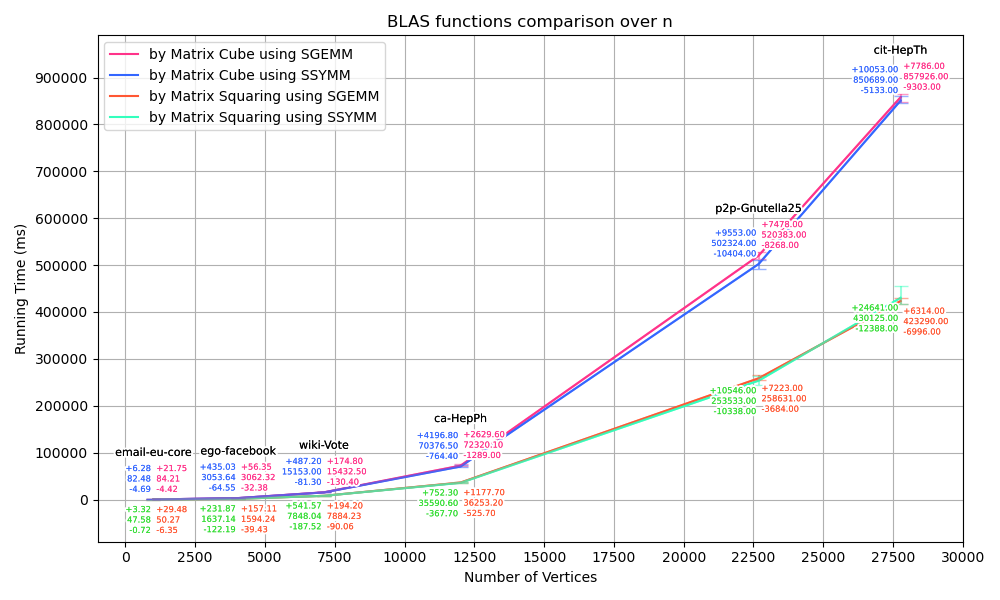

Source code (Python):
import os
import matplotlib.pyplot as plt
from matplotlib import patheffects 

names = ['email-eu-core', 'ego-facebook', 'wiki-Vote', 'ca-HepPh', 'p2p-Gnutella25', 'cit-HepTh']
x = [1005, 4039, 7115, 12008, 22687, 27770]  # X-axis values
y1 = [50.272, 1594.24, 7884.23, 36253.2, 258631, 423290.0]  # SQUARE_SGEMM
y2 = [47.5808, 1637.14, 7848.04, 35590.6, 253533.0, 430125.0]  # SQUARE_SSYMM
y3 = [84.2148, 3062.32, 15432.5, 72320.1, 520383.0, 857926.0]  # CUBE_SGEMM
y4 = [82.4794, 3053.64, 15153.0, 70376.5, 502324.0, 850689.0]  # CUBE_SSYMM

y1_min = [50.272 - 43.9203, 1594.24 - 1554.81, 7884.23 - 7794.17, 36253.2 - 35727.5, 258631 - 254947.0, 423290.0 - 416294.0]
y1_max = [79.7560 - 50.272, 1751.35 - 1594.24, 8078.43 - 7884.23, 37430.9 - 36253.2, 265854.0 - 258631, 429604.0 - 423290.0]
y2_min = [47.5808 - 46.8652, 1637.14 - 1514.95, 7848.04 - 7660.52, 35590.6 - 35222.9, 253533.0 - 243195.0, 430125.0 - 417737.0]
y2_max = [50.8998 - 47.5808, 1869.01 - 1637.14, 8389.61 - 7848.04, 36342.9 - 35590.6, 264079.0 - 253533.0, 454766.0 - 430125.0]
y3_min = [84.2148 - 79.7903, 3062.32 - 3029.94, 15432.5 - 15302.1, 72320.1 - 71031.1, 520383.0 - 512115.0, 857926.0 - 848623.0]
y3_max = [105.967 - 84.2148, 3118.67 - 3062.32, 15607.3 - 15432.5, 74949.7 - 72320.1, 527861.0 - 520383.0, 865712.0 - 857926.0]
y4_min = [82.4794 - 77.7922, 3053.64 - 2989.09, 15153.0 - 15071.7, 70376.5 - 69612.1, 502324.0 - 491920.0, 850689.0 - 845556.0]
y4_max = [88.7619 - 82.4794, 3488.67 - 3053.64, 15640.2 - 15153.0, 74573.3 - 70376.5, 511877.0 - 502324.0, 860742.0 - 850689.0]

plt.figure(figsize=(10, 6))

plt.plot(x, y1, label='by Matrix Squaring using SGEMM', color='#ff5733')  # SGEMM
plt.plot(x, y2, label='by Matrix Squaring using SSYMM', color='#33ffbd')  # SSYMM
plt.plot(x, y3, label='by Matrix Cube using SGEMM', color='#ff338a')  # SGEMM
plt.plot(x, y4, label='by Matrix Cube using SSYMM', color='#3366ff')  # SSYMM

plt.errorbar(x, y1, yerr=[y1_min, y1_max], capsize=5, label='_error', color='#ff5733', alpha=0.5)  # SGEMM
plt.errorbar(x, y2, yerr=[y2_min, y2_max], capsize=5, label='_error', color='#33ffbd', alpha=0.5)  # SSYMM
plt.errorbar(x, y3, yerr=[y3_min, y3_max], capsize=5, label='_error', color='#ff338a', alpha=0.5)  # SGEMM
plt.errorbar(x, y4, yerr=[y4_min, y4_max], capsize=5, label='_error', color='#3366ff', alpha=0.5)  # SSYMM

def add_contour(text):
    return [patheffects.withStroke(linewidth=3, foreground='white'), patheffects.Normal()]

for i in range(len(x)):
    #SGEMM colors
    text1 = plt.text(x[i] + 100, y1[i] - 12000, f'+{y1_max[i]:.2f}\n{y1[i]:.2f}\n-{y1_min[i]:.2f}', ha='left', va='top', fontsize=6, color='#ff5733')
    text1.set_path_effects(add_contour(text1))  # Add contour to the text
    text2 = plt.text(x[i] + 100, y3[i] + 12000, f'+{y3_max[i]:.2f}\n{y3[i]:.2f}\n-{y3_min[i]:.2f}', ha='left', va='bottom', fontsize=6, color='#ff338a')
    text2.set_path_effects(add_contour(text2))  # Add contour to the text
    
    #SSYMM colors
    text3 = plt.text(x[i] - 100, y2[i] - 12000, f'+{y2_max[i]:.2f}\n{y2[i]:.2f}\n-{y2_min[i]:.2f}', ha='right', va='top', fontsize=6, color='#33dd33')
    text3.set_path_effects(add_contour(text3))  # Add contour to the text
    text4 = plt.text(x[i] - 100, y4[i] + 12000, f'+{y4_max[i]:.2f}\n{y4[i]:.2f}\n-{y4_min[i]:.2f}', ha='right', va='bottom', fontsize=6, color='#3366ff')
    text4.set_path_effects(add_contour(text4))  # Add contour to the text

    #Graph name
    text5 = plt.text(x[i], y3[i] + 110000, names[i], ha='center', va='top', fontsize=8, color='black')
    text5.set_path_effects(add_contour(text5))

plt.xlabel('Number of Vertices')
plt.ylabel('Running Time (ms)')
plt.title('BLAS functions comparaison over n')
plt.legend()

plt.xticks(range(0, 30001, 2500))
plt.yticks(range(-100000, 1000001, 100000))


# Padding at the bottom and right
plt.xlim(-1000, 30000)
plt.ylim(-90000, 990000)

# Show plot
plt.grid(True)
plt.tight_layout()

script_dir = os.path.dirname(os.path.abspath(__file__))
plt.savefig(os.path.join(script_dir, 'SGEMMvsSSYMMNincreasing.png'))

plt.show()
